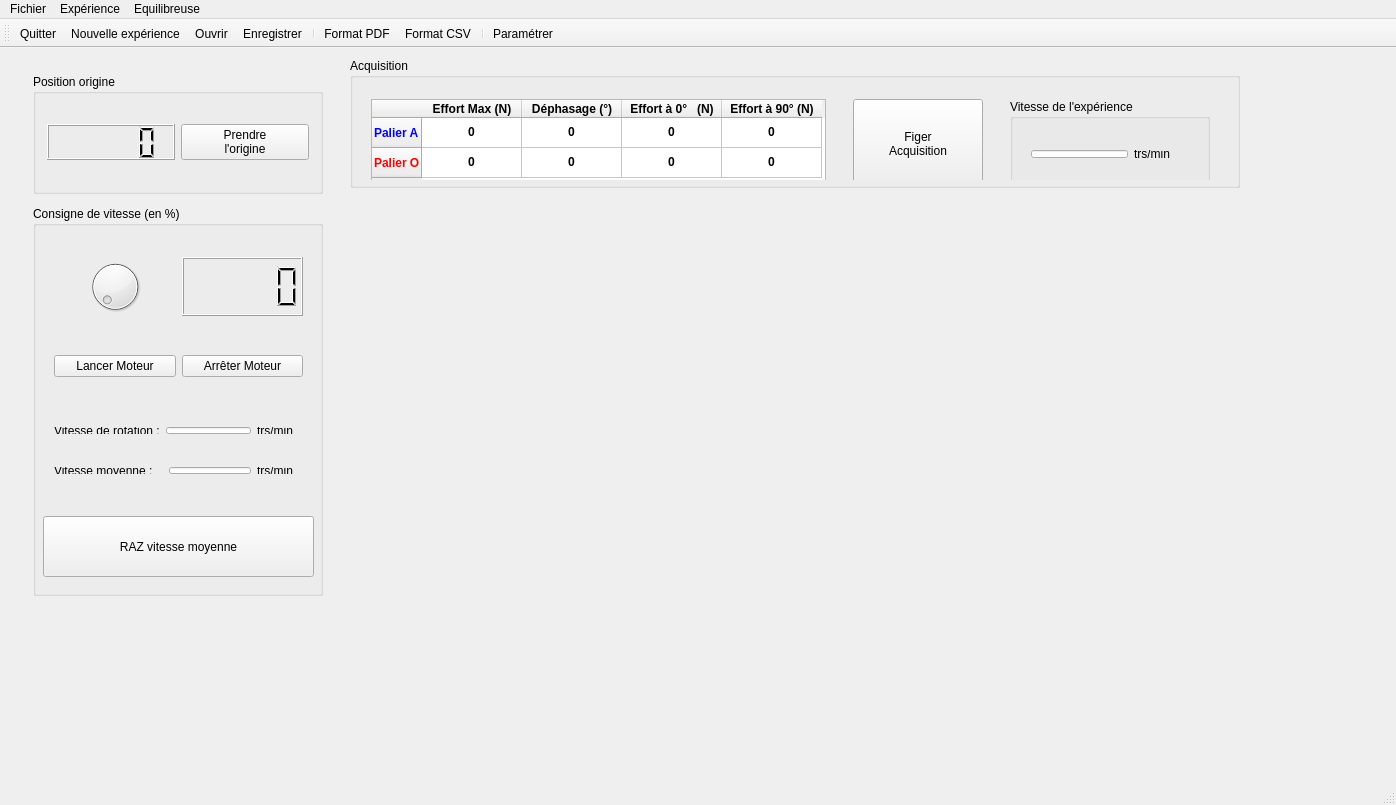
<?xml version="1.0" encoding="UTF-8"?>
<ui version="4.0">
 <class>Equilibreuse</class>
 <widget class="QMainWindow" name="Equilibreuse">
  <property name="geometry">
   <rect>
    <x>0</x>
    <y>0</y>
    <width>1396</width>
    <height>805</height>
   </rect>
  </property>
  <property name="windowTitle">
   <string>Equilibreuse</string>
  </property>
  <property name="styleSheet">
   <string notr="true"/>
  </property>
  <widget class="QWidget" name="centralWidget">
   <widget class="QWidget" name="layoutWidget">
    <property name="geometry">
     <rect>
      <x>8</x>
      <y>9</y>
      <width>341</width>
      <height>741</height>
     </rect>
    </property>
    <layout class="QGridLayout" name="gridLayout_3">
     <item row="0" column="0">
      <widget class="QGroupBox" name="groupeBoxOrigine">
       <property name="minimumSize">
        <size>
         <width>290</width>
         <height>120</height>
        </size>
       </property>
       <property name="maximumSize">
        <size>
         <width>290</width>
         <height>120</height>
        </size>
       </property>
       <property name="title">
        <string>Position origine</string>
       </property>
       <layout class="QGridLayout" name="gridLayout_2">
        <item row="0" column="0">
         <layout class="QGridLayout" name="gridLayout">
          <item row="0" column="0">
           <widget class="QLCDNumber" name="lcdNumberOrigine"/>
          </item>
          <item row="0" column="1">
           <widget class="QPushButton" name="buttonPrendreOrigine">
            <property name="text">
             <string>Prendre
l'origine</string>
            </property>
           </widget>
          </item>
         </layout>
        </item>
       </layout>
      </widget>
     </item>
     <item row="1" column="0">
      <widget class="QGroupBox" name="groupeBoxConsigneVitesse">
       <property name="minimumSize">
        <size>
         <width>290</width>
         <height>390</height>
        </size>
       </property>
       <property name="maximumSize">
        <size>
         <width>280</width>
         <height>390</height>
        </size>
       </property>
       <property name="title">
        <string>Consigne de vitesse (en %)</string>
       </property>
       <widget class="QPushButton" name="buttonRazVitesse">
        <property name="geometry">
         <rect>
          <x>10</x>
          <y>310</y>
          <width>271</width>
          <height>61</height>
         </rect>
        </property>
        <property name="text">
         <string>RAZ vitesse moyenne</string>
        </property>
       </widget>
       <widget class="QWidget" name="layoutWidget_2">
        <property name="geometry">
         <rect>
          <x>10</x>
          <y>210</y>
          <width>271</width>
          <height>29</height>
         </rect>
        </property>
        <layout class="QHBoxLayout" name="horizontalLayoutVitesseRotation">
         <item>
          <widget class="QLabel" name="label_VitesseRotation">
           <property name="text">
            <string>Vitesse de rotation :</string>
           </property>
          </widget>
         </item>
         <item>
          <widget class="QLineEdit" name="lineEditVitesseMoteur"/>
         </item>
         <item>
          <widget class="QLabel" name="label_Unite1">
           <property name="text">
            <string>trs/min   </string>
           </property>
          </widget>
         </item>
        </layout>
       </widget>
       <widget class="QWidget" name="layoutWidget_8">
        <property name="geometry">
         <rect>
          <x>10</x>
          <y>250</y>
          <width>271</width>
          <height>29</height>
         </rect>
        </property>
        <layout class="QHBoxLayout" name="horizontalLayoutVitesseMoyenne">
         <item>
          <widget class="QLabel" name="label_VitesseMoyenne">
           <property name="text">
            <string>Vitesse moyenne :   </string>
           </property>
          </widget>
         </item>
         <item>
          <widget class="QLineEdit" name="lineEditVitesseMoyenne"/>
         </item>
         <item>
          <widget class="QLabel" name="label_Unite2">
           <property name="text">
            <string>trs/min   </string>
           </property>
          </widget>
         </item>
        </layout>
       </widget>
       <widget class="QWidget" name="layoutWidget_3">
        <property name="geometry">
         <rect>
          <x>10</x>
          <y>130</y>
          <width>271</width>
          <height>61</height>
         </rect>
        </property>
        <layout class="QHBoxLayout" name="horizontalLayout">
         <item>
          <widget class="QPushButton" name="buttonLancerMoteur">
           <property name="text">
            <string>Lancer Moteur</string>
           </property>
          </widget>
         </item>
         <item>
          <widget class="QPushButton" name="buttonArretMoteur">
           <property name="text">
            <string>Arrêter Moteur</string>
           </property>
          </widget>
         </item>
        </layout>
       </widget>
       <widget class="QWidget" name="layoutWidget_4">
        <property name="geometry">
         <rect>
          <x>10</x>
          <y>40</y>
          <width>271</width>
          <height>81</height>
         </rect>
        </property>
        <layout class="QHBoxLayout" name="horizontalLayout_2">
         <item>
          <widget class="QDial" name="buttonFixerConsigneVitesse">
           <property name="maximum">
            <number>100</number>
           </property>
          </widget>
         </item>
         <item>
          <widget class="QLCDNumber" name="lcdNumberPourcentageVitesse"/>
         </item>
        </layout>
       </widget>
      </widget>
     </item>
     <item row="2" column="0">
      <widget class="QWidget" name="widgetImage" native="true">
       <property name="minimumSize">
        <size>
         <width>290</width>
         <height>170</height>
        </size>
       </property>
       <property name="maximumSize">
        <size>
         <width>290</width>
         <height>170</height>
        </size>
       </property>
       <property name="styleSheet">
        <string notr="true">Border-image: url(:/images/Maquette.png);</string>
       </property>
      </widget>
     </item>
    </layout>
   </widget>
   <widget class="QWidget" name="widgetCourbes" native="true">
    <property name="geometry">
     <rect>
      <x>348</x>
      <y>139</y>
      <width>890</width>
      <height>609</height>
     </rect>
    </property>
    <property name="minimumSize">
     <size>
      <width>890</width>
      <height>600</height>
     </size>
    </property>
   </widget>
   <widget class="QGroupBox" name="groupeBoxAcquisition">
    <property name="geometry">
     <rect>
      <x>350</x>
      <y>10</y>
      <width>890</width>
      <height>130</height>
     </rect>
    </property>
    <property name="minimumSize">
     <size>
      <width>890</width>
      <height>130</height>
     </size>
    </property>
    <property name="maximumSize">
     <size>
      <width>890</width>
      <height>130</height>
     </size>
    </property>
    <property name="title">
     <string>Acquisition</string>
    </property>
    <widget class="QWidget" name="layoutWidget_5">
     <property name="geometry">
      <rect>
       <x>10</x>
       <y>30</y>
       <width>861</width>
       <height>92</height>
      </rect>
     </property>
     <layout class="QHBoxLayout" name="horizontalLayout_4">
      <item>
       <widget class="QTableWidget" name="tableWidgetAcquisition">
        <property name="minimumSize">
         <size>
          <width>455</width>
          <height>85</height>
         </size>
        </property>
        <property name="maximumSize">
         <size>
          <width>455</width>
          <height>85</height>
         </size>
        </property>
        <property name="verticalScrollBarPolicy">
         <enum>Qt::ScrollBarAlwaysOff</enum>
        </property>
        <property name="horizontalScrollBarPolicy">
         <enum>Qt::ScrollBarAlwaysOff</enum>
        </property>
        <property name="editTriggers">
         <set>QAbstractItemView::NoEditTriggers</set>
        </property>
        <property name="tabKeyNavigation">
         <bool>false</bool>
        </property>
        <property name="showDropIndicator" stdset="0">
         <bool>false</bool>
        </property>
        <property name="dragDropOverwriteMode">
         <bool>false</bool>
        </property>
        <row>
         <property name="text">
          <string>Palier A</string>
         </property>
         <property name="font">
          <font>
           <bold>true</bold>
          </font>
         </property>
         <property name="foreground">
          <brush brushstyle="SolidPattern">
           <color alpha="255">
            <red>0</red>
            <green>0</green>
            <blue>255</blue>
           </color>
          </brush>
         </property>
        </row>
        <row>
         <property name="text">
          <string>Palier O</string>
         </property>
         <property name="font">
          <font>
           <bold>true</bold>
          </font>
         </property>
         <property name="foreground">
          <brush brushstyle="SolidPattern">
           <color alpha="255">
            <red>255</red>
            <green>0</green>
            <blue>0</blue>
           </color>
          </brush>
         </property>
        </row>
        <column>
         <property name="text">
          <string>Effort Max (N)</string>
         </property>
         <property name="font">
          <font>
           <bold>true</bold>
          </font>
         </property>
        </column>
        <column>
         <property name="text">
          <string>Déphasage (°)</string>
         </property>
         <property name="font">
          <font>
           <bold>true</bold>
          </font>
         </property>
        </column>
        <column>
         <property name="text">
          <string>Effort à 0°   (N)</string>
         </property>
         <property name="font">
          <font>
           <bold>true</bold>
          </font>
         </property>
        </column>
        <column>
         <property name="text">
          <string>Effort à 90° (N)</string>
         </property>
         <property name="font">
          <font>
           <bold>true</bold>
          </font>
         </property>
        </column>
        <item row="0" column="0">
         <property name="text">
          <string>0</string>
         </property>
         <property name="toolTip">
          <string/>
         </property>
         <property name="whatsThis">
          <string/>
         </property>
         <property name="font">
          <font>
           <bold>true</bold>
          </font>
         </property>
         <property name="textAlignment">
          <set>AlignCenter</set>
         </property>
         <property name="foreground">
          <brush brushstyle="NoBrush">
           <color alpha="255">
            <red>0</red>
            <green>0</green>
            <blue>255</blue>
           </color>
          </brush>
         </property>
        </item>
        <item row="0" column="1">
         <property name="text">
          <string>0</string>
         </property>
         <property name="font">
          <font>
           <bold>true</bold>
          </font>
         </property>
         <property name="textAlignment">
          <set>AlignCenter</set>
         </property>
         <property name="foreground">
          <brush brushstyle="NoBrush">
           <color alpha="255">
            <red>0</red>
            <green>0</green>
            <blue>255</blue>
           </color>
          </brush>
         </property>
        </item>
        <item row="0" column="2">
         <property name="text">
          <string>0</string>
         </property>
         <property name="font">
          <font>
           <bold>true</bold>
          </font>
         </property>
         <property name="textAlignment">
          <set>AlignCenter</set>
         </property>
         <property name="foreground">
          <brush brushstyle="NoBrush">
           <color alpha="255">
            <red>0</red>
            <green>0</green>
            <blue>255</blue>
           </color>
          </brush>
         </property>
        </item>
        <item row="0" column="3">
         <property name="text">
          <string>0</string>
         </property>
         <property name="font">
          <font>
           <bold>true</bold>
          </font>
         </property>
         <property name="textAlignment">
          <set>AlignCenter</set>
         </property>
         <property name="foreground">
          <brush brushstyle="NoBrush">
           <color alpha="255">
            <red>0</red>
            <green>0</green>
            <blue>255</blue>
           </color>
          </brush>
         </property>
        </item>
        <item row="1" column="0">
         <property name="text">
          <string>0</string>
         </property>
         <property name="font">
          <font>
           <bold>true</bold>
          </font>
         </property>
         <property name="textAlignment">
          <set>AlignCenter</set>
         </property>
         <property name="background">
          <brush brushstyle="NoBrush">
           <color alpha="255">
            <red>0</red>
            <green>0</green>
            <blue>0</blue>
           </color>
          </brush>
         </property>
         <property name="foreground">
          <brush brushstyle="NoBrush">
           <color alpha="255">
            <red>255</red>
            <green>0</green>
            <blue>0</blue>
           </color>
          </brush>
         </property>
        </item>
        <item row="1" column="1">
         <property name="text">
          <string>0</string>
         </property>
         <property name="font">
          <font>
           <bold>true</bold>
          </font>
         </property>
         <property name="textAlignment">
          <set>AlignCenter</set>
         </property>
         <property name="background">
          <brush brushstyle="NoBrush">
           <color alpha="255">
            <red>0</red>
            <green>0</green>
            <blue>0</blue>
           </color>
          </brush>
         </property>
         <property name="foreground">
          <brush brushstyle="NoBrush">
           <color alpha="255">
            <red>255</red>
            <green>0</green>
            <blue>0</blue>
           </color>
          </brush>
         </property>
        </item>
        <item row="1" column="2">
         <property name="text">
          <string>0</string>
         </property>
         <property name="toolTip">
          <string notr="true"/>
         </property>
         <property name="font">
          <font>
           <bold>true</bold>
          </font>
         </property>
         <property name="textAlignment">
          <set>AlignCenter</set>
         </property>
         <property name="foreground">
          <brush brushstyle="NoBrush">
           <color alpha="255">
            <red>255</red>
            <green>0</green>
            <blue>0</blue>
           </color>
          </brush>
         </property>
        </item>
        <item row="1" column="3">
         <property name="text">
          <string>0</string>
         </property>
         <property name="font">
          <font>
           <bold>true</bold>
          </font>
         </property>
         <property name="textAlignment">
          <set>AlignCenter</set>
         </property>
         <property name="foreground">
          <brush brushstyle="NoBrush">
           <color alpha="255">
            <red>255</red>
            <green>0</green>
            <blue>0</blue>
           </color>
          </brush>
         </property>
        </item>
       </widget>
      </item>
      <item>
       <spacer name="horizontalSpacer">
        <property name="orientation">
         <enum>Qt::Horizontal</enum>
        </property>
        <property name="sizeHint" stdset="0">
         <size>
          <width>40</width>
          <height>20</height>
         </size>
        </property>
       </spacer>
      </item>
      <item>
       <widget class="QPushButton" name="buttonLancerAcquisition">
        <property name="minimumSize">
         <size>
          <width>130</width>
          <height>90</height>
         </size>
        </property>
        <property name="maximumSize">
         <size>
          <width>130</width>
          <height>90</height>
         </size>
        </property>
        <property name="text">
         <string>Figer
Acquisition</string>
        </property>
       </widget>
      </item>
      <item>
       <spacer name="horizontalSpacer_2">
        <property name="orientation">
         <enum>Qt::Horizontal</enum>
        </property>
        <property name="sizeHint" stdset="0">
         <size>
          <width>40</width>
          <height>20</height>
         </size>
        </property>
       </spacer>
      </item>
      <item>
       <widget class="QGroupBox" name="groupBoxVitesse">
        <property name="minimumSize">
         <size>
          <width>200</width>
          <height>90</height>
         </size>
        </property>
        <property name="maximumSize">
         <size>
          <width>200</width>
          <height>90</height>
         </size>
        </property>
        <property name="title">
         <string>Vitesse de l'expérience </string>
        </property>
        <widget class="QWidget" name="layoutWidget_6">
         <property name="geometry">
          <rect>
           <x>10</x>
           <y>40</y>
           <width>171</width>
           <height>30</height>
          </rect>
         </property>
         <layout class="QHBoxLayout" name="horizontalLayout_3">
          <item>
           <widget class="QLineEdit" name="lineEditVitesseExperience">
            <property name="maximumSize">
             <size>
              <width>160</width>
              <height>40</height>
             </size>
            </property>
            <property name="font">
             <font>
              <pointsize>10</pointsize>
              <bold>true</bold>
             </font>
            </property>
            <property name="acceptDrops">
             <bool>false</bool>
            </property>
            <property name="alignment">
             <set>Qt::AlignCenter</set>
            </property>
            <property name="readOnly">
             <bool>true</bool>
            </property>
           </widget>
          </item>
          <item>
           <widget class="QLabel" name="label_Unite1_2">
            <property name="text">
             <string>trs/min   </string>
            </property>
           </widget>
          </item>
         </layout>
        </widget>
       </widget>
      </item>
     </layout>
    </widget>
   </widget>
  </widget>
  <widget class="QMenuBar" name="menuBar">
   <property name="geometry">
    <rect>
     <x>0</x>
     <y>0</y>
     <width>1396</width>
     <height>20</height>
    </rect>
   </property>
   <widget class="QMenu" name="menuFichier">
    <property name="title">
     <string>Fichier</string>
    </property>
    <addaction name="actionNouvelle_Experience"/>
    <addaction name="actionOuvrir"/>
    <addaction name="actionEnregistrer"/>
    <addaction name="separator"/>
    <addaction name="actionQuitter"/>
   </widget>
   <widget class="QMenu" name="menuExperience">
    <property name="title">
     <string>Expérience</string>
    </property>
    <widget class="QMenu" name="menuExporter">
     <property name="title">
      <string>Exporter</string>
     </property>
     <addaction name="actionMesures_brutes"/>
     <addaction name="actionFormat_CSV"/>
     <addaction name="actionFormat_PDF"/>
    </widget>
    <widget class="QMenu" name="menuOption">
     <property name="title">
      <string>Option</string>
     </property>
     <addaction name="actionAffichage_en_degre"/>
     <addaction name="actionAffichage_en_Newton"/>
     <addaction name="actionDecalage_origine"/>
    </widget>
    <addaction name="actionImporter_mesures_brutes"/>
    <addaction name="menuExporter"/>
    <addaction name="separator"/>
    <addaction name="actionConfigurer"/>
    <addaction name="menuOption"/>
   </widget>
   <widget class="QMenu" name="menuEquilibreuse">
    <property name="title">
     <string>Equilibreuse</string>
    </property>
    <addaction name="actionParametrer"/>
   </widget>
   <addaction name="menuFichier"/>
   <addaction name="menuExperience"/>
   <addaction name="menuEquilibreuse"/>
  </widget>
  <widget class="QToolBar" name="mainToolBar">
   <attribute name="toolBarArea">
    <enum>TopToolBarArea</enum>
   </attribute>
   <attribute name="toolBarBreak">
    <bool>false</bool>
   </attribute>
   <addaction name="actionQuitter"/>
   <addaction name="actionNouvelle_Experience"/>
   <addaction name="actionOuvrir"/>
   <addaction name="actionEnregistrer"/>
   <addaction name="separator"/>
   <addaction name="actionFormat_PDF"/>
   <addaction name="actionFormat_CSV"/>
   <addaction name="separator"/>
   <addaction name="actionParametrer"/>
  </widget>
  <widget class="QStatusBar" name="statusBar"/>
  <action name="actionNouvelle_Experience">
   <property name="icon">
    <iconset resource="images.qrc">
     <normaloff>:/images/Nouveau.png</normaloff>:/images/Nouveau.png</iconset>
   </property>
   <property name="text">
    <string>Nouvelle expérience</string>
   </property>
  </action>
  <action name="actionOuvrir">
   <property name="icon">
    <iconset resource="images.qrc">
     <normaloff>:/images/Ouvrir.png</normaloff>:/images/Ouvrir.png</iconset>
   </property>
   <property name="text">
    <string>Ouvrir</string>
   </property>
  </action>
  <action name="actionEnregistrer">
   <property name="icon">
    <iconset resource="images.qrc">
     <normaloff>:/images/Enregistrer.png</normaloff>:/images/Enregistrer.png</iconset>
   </property>
   <property name="text">
    <string>Enregistrer</string>
   </property>
  </action>
  <action name="actionImporter_mesures_brutes">
   <property name="text">
    <string>Importer mesures brutes</string>
   </property>
  </action>
  <action name="actionMesures_brutes">
   <property name="text">
    <string>Mesures brutes</string>
   </property>
  </action>
  <action name="actionFormat_CSV">
   <property name="icon">
    <iconset resource="images.qrc">
     <normaloff>:/images/Excel.png</normaloff>:/images/Excel.png</iconset>
   </property>
   <property name="text">
    <string>Format CSV</string>
   </property>
  </action>
  <action name="actionFormat_PDF">
   <property name="icon">
    <iconset resource="images.qrc">
     <normaloff>:/images/LogoPdf.png</normaloff>:/images/LogoPdf.png</iconset>
   </property>
   <property name="text">
    <string>Format PDF</string>
   </property>
  </action>
  <action name="actionConfigurer">
   <property name="text">
    <string>Configurer</string>
   </property>
  </action>
  <action name="actionAffichage_en_degre">
   <property name="checkable">
    <bool>true</bool>
   </property>
   <property name="checked">
    <bool>true</bool>
   </property>
   <property name="text">
    <string>Affichage en degré</string>
   </property>
  </action>
  <action name="actionAffichage_en_Newton">
   <property name="checkable">
    <bool>true</bool>
   </property>
   <property name="checked">
    <bool>true</bool>
   </property>
   <property name="text">
    <string>Affichage en Newton</string>
   </property>
  </action>
  <action name="actionDecalage_origine">
   <property name="checkable">
    <bool>true</bool>
   </property>
   <property name="checked">
    <bool>true</bool>
   </property>
   <property name="text">
    <string>Décalage origine</string>
   </property>
  </action>
  <action name="actionQuitter">
   <property name="icon">
    <iconset resource="images.qrc">
     <normaloff>:/images/Croix.png</normaloff>:/images/Croix.png</iconset>
   </property>
   <property name="text">
    <string>Quitter</string>
   </property>
  </action>
  <action name="actionParametrer">
   <property name="icon">
    <iconset resource="images.qrc">
     <normaloff>:/images/Parmetres.png</normaloff>:/images/Parmetres.png</iconset>
   </property>
   <property name="text">
    <string>Paramétrer</string>
   </property>
  </action>
 </widget>
 <layoutdefault spacing="6" margin="11"/>
 <resources>
  <include location="images.qrc"/>
 </resources>
 <connections>
  <connection>
   <sender>actionQuitter</sender>
   <signal>triggered()</signal>
   <receiver>Equilibreuse</receiver>
   <slot>close()</slot>
   <hints>
    <hint type="sourcelabel">
     <x>-1</x>
     <y>-1</y>
    </hint>
    <hint type="destinationlabel">
     <x>697</x>
     <y>402</y>
    </hint>
   </hints>
  </connection>
 </connections>
</ui>
